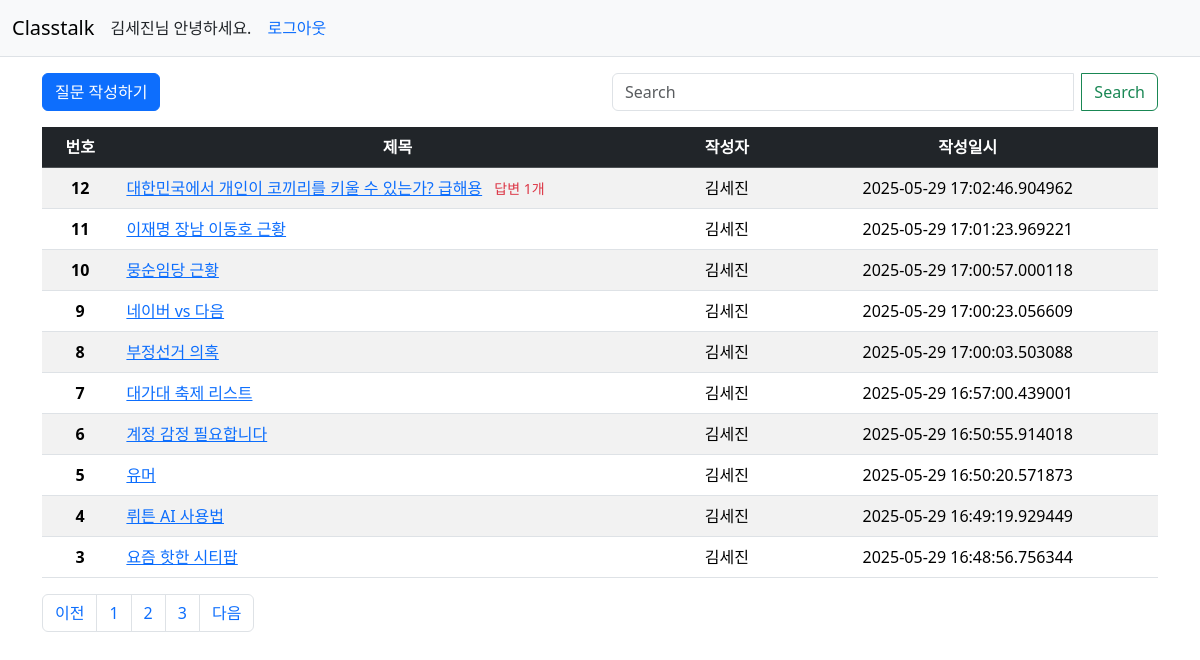
The page /question/list/?page=2 (signed in) on the database its author committed.
### classtalk/models.py (models this page shows)
class User(db.Model):
    id = db.Column(db.Integer, primary_key=True)
    username = db.Column(db.String(150), unique=True, nullable=False)
    password = db.Column(db.String(200), nullable=False)
    email = db.Column(db.String(120), unique=True, nullable=False)

class Question(db.Model):
    id = db.Column(db.Integer, primary_key=True)
    subject = db.Column(db.String(200), nullable=False)
    content = db.Column(db.Text(), nullable=False)
    create_date = db.Column(db.DateTime(), nullable=False)
    user_id = db.Column(db.Integer, db.ForeignKey('user.id', ondelete='CASCADE'), nullable=False)
    user = db.relationship('User', backref=db.backref('question_set'))
    modify_date = db.Column(db.DateTime(), nullable=True)
    is_anonymous = db.Column(db.Boolean, default=False)

### classtalk/views/question_views.py (the view, shortened to what this page needs)
@bp.route('/list/')
def _list():
    page = request.args.get('page', type=int, default=1)
    kw = request.args.get('kw', type=str, default='')
    question_list = Question.query.order_by(Question.create_date.desc())
    question_list = question_list.paginate(page=page, per_page=10)
    return render_template('question/question_list.html', question_list=question_list, page=page, kw=kw)

### classtalk/views/auth_views.py (called while the page is built)
@bp.before_app_request
def load_logged_in_user():
    user_id = session.get('user_id')
    if user_id is None:
        g.user = None
    else:
        g.user = User.query.get(user_id)

### classtalk/templates/question/question_list.html (shortened to what this page needs)
<!DOCTYPE html>
<html lang="en">
<head>
    <link href="https://cdn.jsdelivr.net/npm/bootstrap@5.3.5/dist/css/bootstrap.min.css" rel="stylesheet">
</head>
<body>
{% include "navbar.html" %}
<div class="container my-3">
    <div class="row my-3">
            <div class="col-6">
                <a href="{{ url_for('question.create') }}" class="btn btn-primary">질문 작성하기</a>
            </div>
            <div class="col-6">
                <div class="input-group">
                    <input type="text" id="search_kw" class="form-control me-2" value="{{ kw or '' }}" placeholder="Search" aria-label="Search"/>
                    <button class="btn btn-outline-success" type="submit" id="btn_search">Search</button>
                </div>
            </div>
        </div>
    <table class="table table-striped">
        <thead>
        <tr class="text-center table-dark">
            <th scope="col">번호</th>
            <th scope="col" style="width:50%">제목</th>
            <th scope="col">작성자</th>
            <th scope="col">작성일시</th>
        </tr>
        </thead>
    {% if question_list %}
      <tbody>
        {% for question in question_list.items %}
        <tr class="text-center">
            <th scope="row">{{ question_list.total - ((question_list.page-1) * question_list.per_page) - loop.index0 }}</th>
            <td class="text-start">
                <a href="{{ url_for('question.detail', question_id=question.id) }}">{{ question.subject }}</a>
                {% if question.answer_set|length > 0 %}
                <span class="text-danger small mx-2">답변 {{ question.answer_set|length }}개</span>
                {% endif %}
            </td>
            <td>
                {% if question.is_anonymous %}
                    <span class="text-muted">익명</span>
                    <td>{{question.create_date}}</td>
                {% else %}
                    {{ question.user.username }}
                    <td>{{question.create_date}}</td>
                {% endif %}
            </td>
        </tr>
        {% endfor %}
      </tbody>
    </table>
    {% else %}
        <p>질문이 없습니다.</p>
    {% endif %}
    {% include "Pagenation.html" %}
</div>
</body>
</html>

### classtalk/templates/navbar.html (shortened to what this page needs)
<nav class="navbar navbar-expand-lg navbar-light bg-light border-bottom">
  <div class="container-fluid">
    <a class="navbar-brand" href="{{ url_for('main.index') }}">Classtalk</a>
    <div class="collapse navbar-collapse" id="navbarSupportedContent">
      {% if g.user %}
          <a>{{ g.user.username }}님 안녕하세요.</a>
          <ul class="nav justify-content-end">
            <li class="nav-item ">
              <a class="nav-link active" href="{{ url_for('auth.logout') }}">로그아웃</a>
            </li>
          </ul>
      {% endif %}
      <span class="navbar-text">
        <nav class="navbar bg-body-tertiary">
        </nav>
      </span>
    </div>
  </div>
</nav>

### rows shown on the page
User: user.username "김세진"
Question: total "12", subject "대한민국에서 개인이 코끼리를 키울 수 있는가? 급해용", answer_set|length "1", user.username "김세진", create_date "2025-05-29 17:02:46.904962"
Question: total "11", subject "이재명 장남 이동호 근황", user.username "김세진", create_date "2025-05-29 17:01:23.969221"
Question: total "10", subject "뭉순임당 근황", user.username "김세진", create_date "2025-05-29 17:00:57.000118"
Question: total "9", subject "네이버 vs 다음", user.username "김세진", create_date "2025-05-29 17:00:23.056609"
Question: total "8", subject "부정선거 의혹", user.username "김세진", create_date "2025-05-29 17:00:03.503088"
Question: total "7", subject "대가대 축제 리스트", user.username "김세진", create_date "2025-05-29 16:57:00.439001"
Question: total "6", subject "계정 감정 필요합니다", user.username "김세진", create_date "2025-05-29 16:50:55.914018"
Question: total "5", subject "유머", user.username "김세진", create_date "2025-05-29 16:50:20.571873"
Question: total "4", subject "뤼튼 AI 사용법", user.username "김세진", create_date "2025-05-29 16:49:19.929449"
Question: total "3", subject "요즘 핫한 시티팝", user.username "김세진", create_date "2025-05-29 16:48:56.756344"

### other values the page prints
{{ page_num }} "1" "2" "3"
